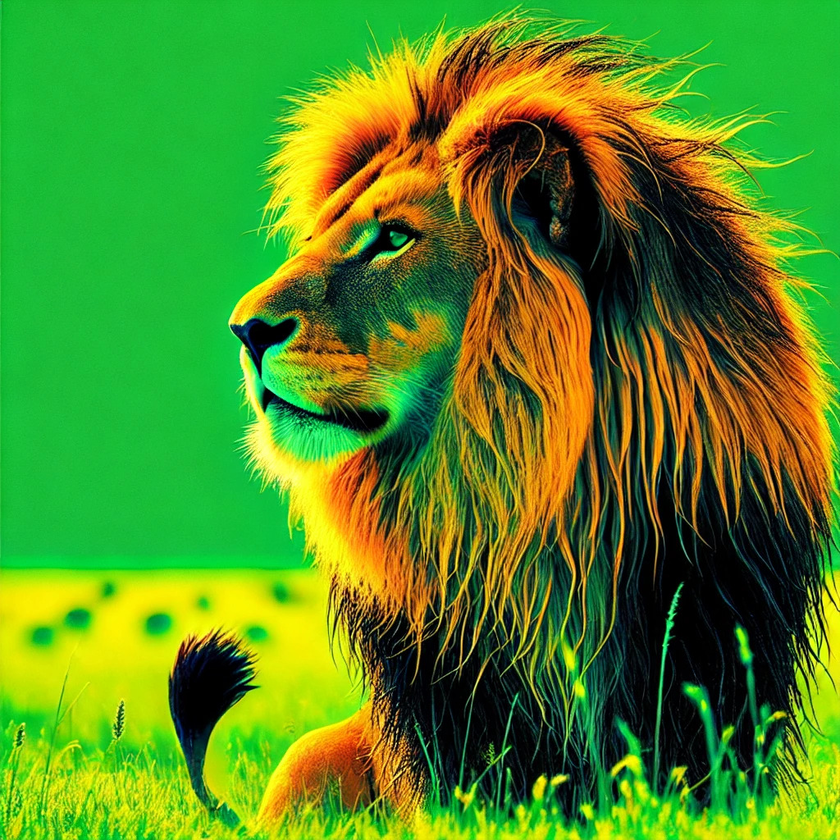
#> input picture leao2.png, 840 x 840 px, shrunk from 1024 x 1024 before the run, found by its file name
$ python segment_leao.py
#> lines starting #> are read from the running program, lines starting #| are printed output that depends on the picture
import cv2
import numpy as np
import matplotlib.pyplot as plt
from sklearn.cluster import KMeans

caminho = "pdi_tf/leao2.png"
imagem = cv2.imread(caminho)
#> imagem is the input picture: shape (840, 840, 3); mean B, G, R 32.8, 139.5, 84.3
imagem_rgb = cv2.cvtColor(imagem, cv2.COLOR_BGR2RGB)

# Transformar a imagem em uma matriz de pixels (para aplicar o k-means)
pixels = imagem_rgb.reshape((-1, 3))

# Aplicar k-means
k = 4
kmeans = KMeans(n_clusters=k, random_state=42)
kmeans.fit(pixels)

labels = kmeans.labels_
clusters = kmeans.cluster_centers_

# Selecionar a máscara do cluster 4 (foi a que melhor segmentou)
mascara_c4 = (labels == 3)

imagem_c4 = np.zeros_like(pixels)
imagem_c4[mascara_c4] = pixels[mascara_c4]
imagem_c4 = imagem_c4.reshape(imagem_rgb.shape)


plt.imshow(imagem_c4)
plt.axis("off")
plt.title("Cluster 4")
plt.show()
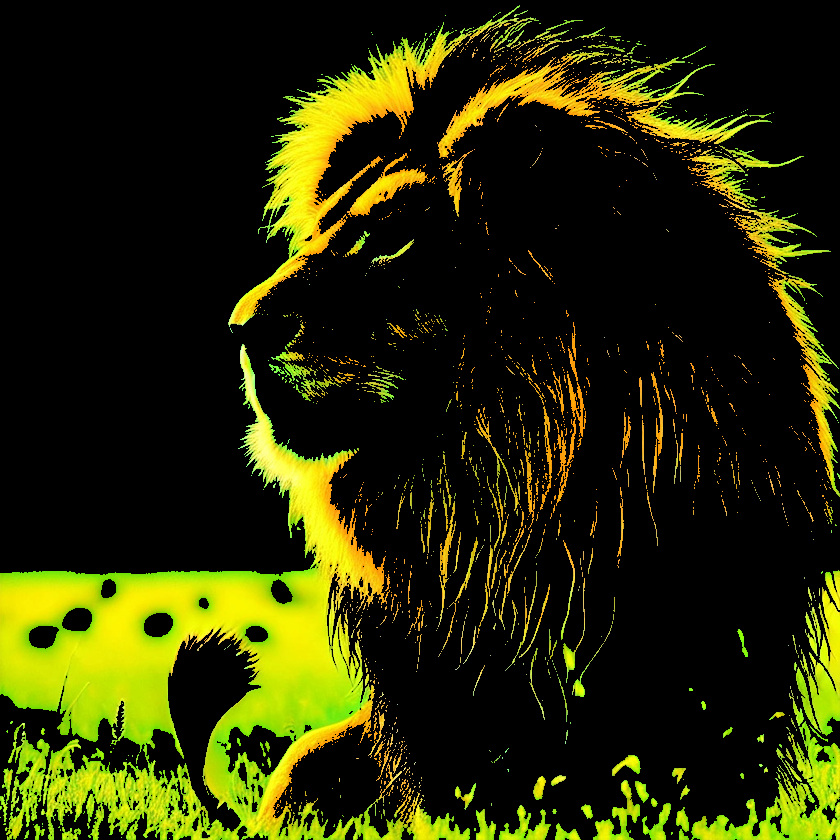
#> shown: shape (840, 840, 3); mean R, G, B 40.7, 43.5, 3.9

$ run again, with arara_azul.png copied over leao2.png
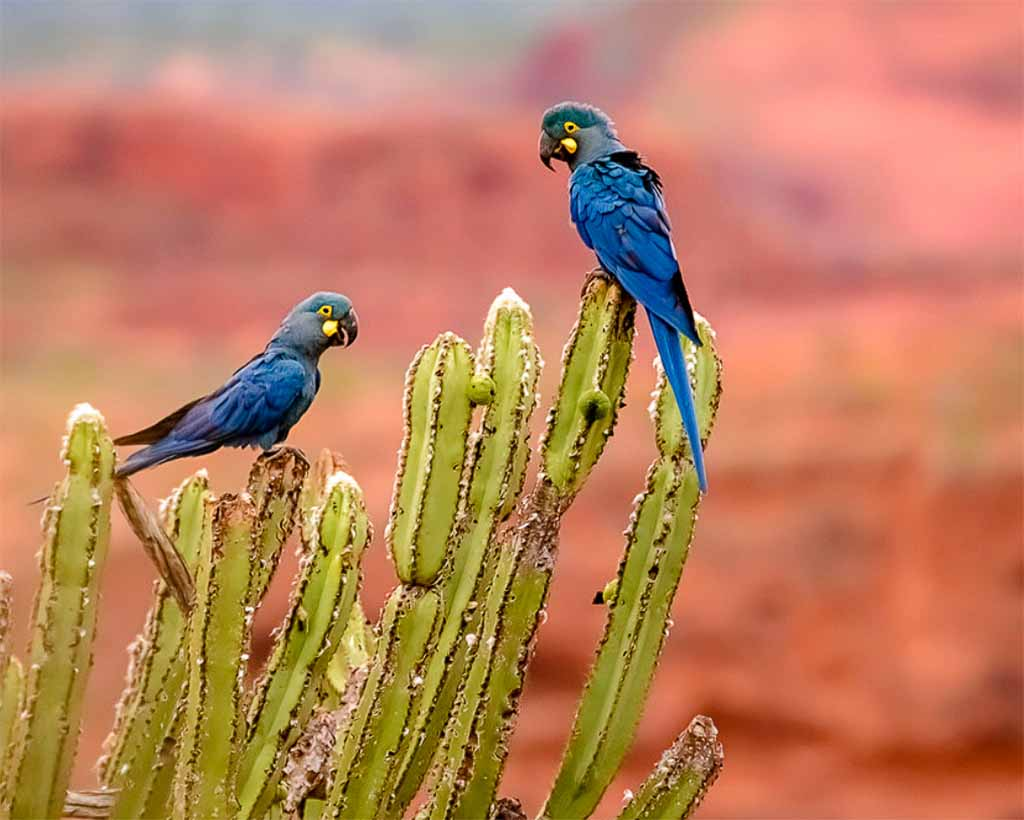
#> input picture arara_azul.png, 1024 x 820 px, found by its file name
#> imagem is the input picture: shape (820, 1024, 3); mean B, G, R 94.6, 128.3, 188.5
#> `plt.show()`:
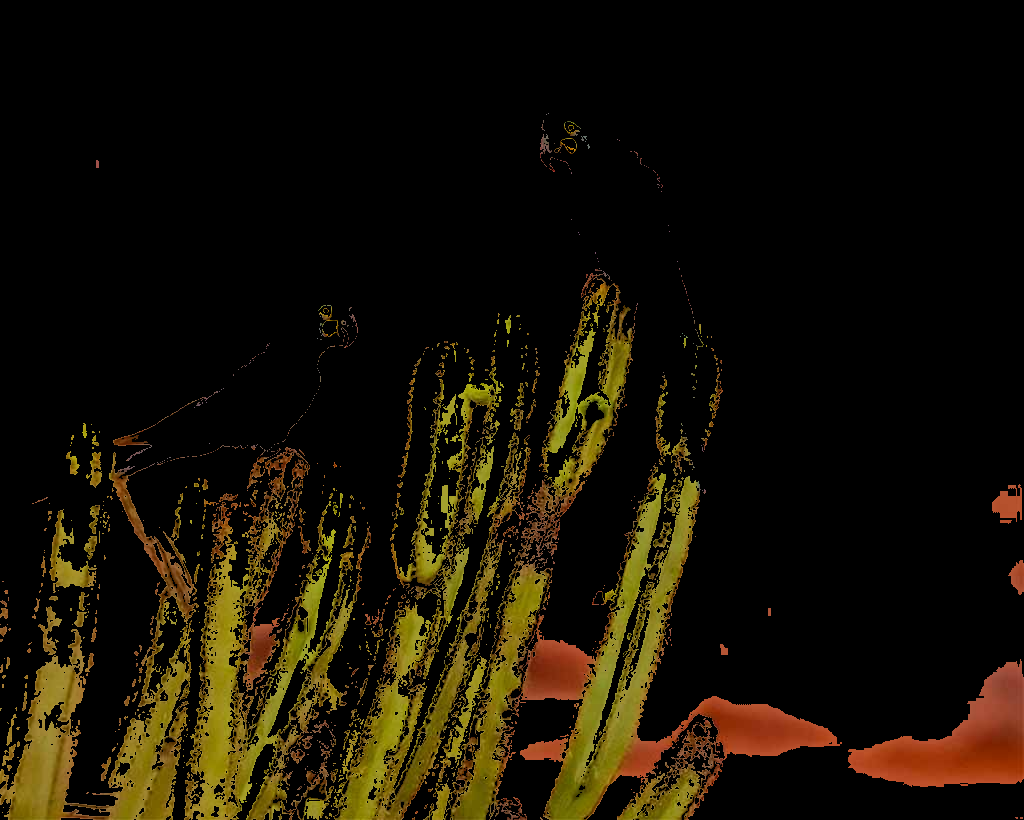
#> shown: shape (820, 1024, 3); mean R, G, B 23.3, 17.3, 4.5

$ run again, with leao.webp saved as leao2.png
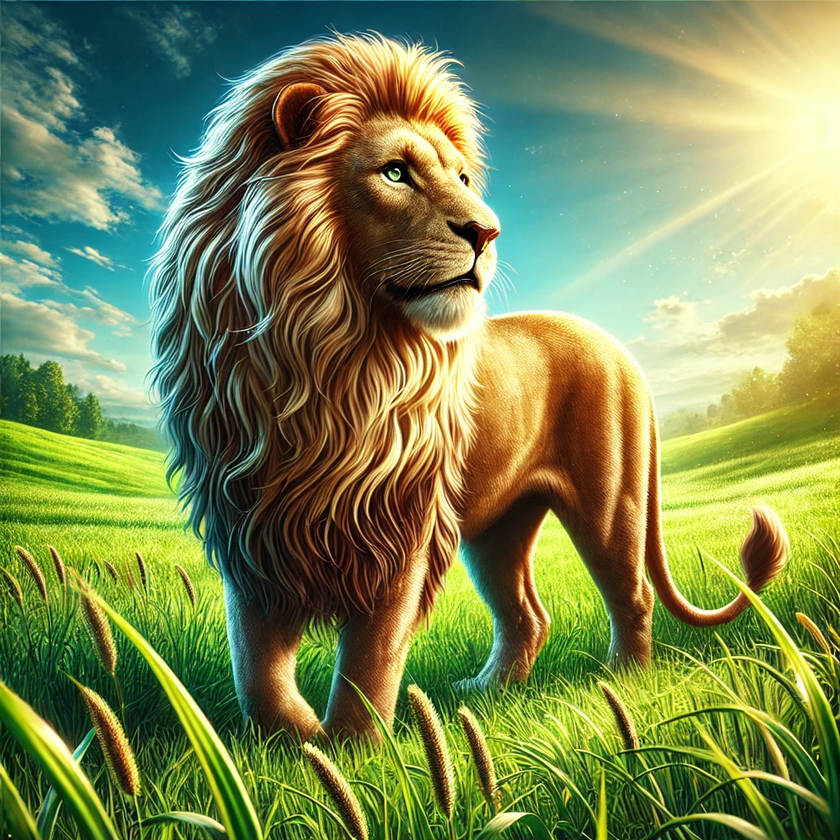
#> input picture leao.webp, 840 x 840 px, shrunk from 1024 x 1024 before the run, found by its file name
#> imagem is the input picture: shape (840, 840, 3); mean B, G, R 82.3, 137.2, 123.3
#> `plt.show()`:
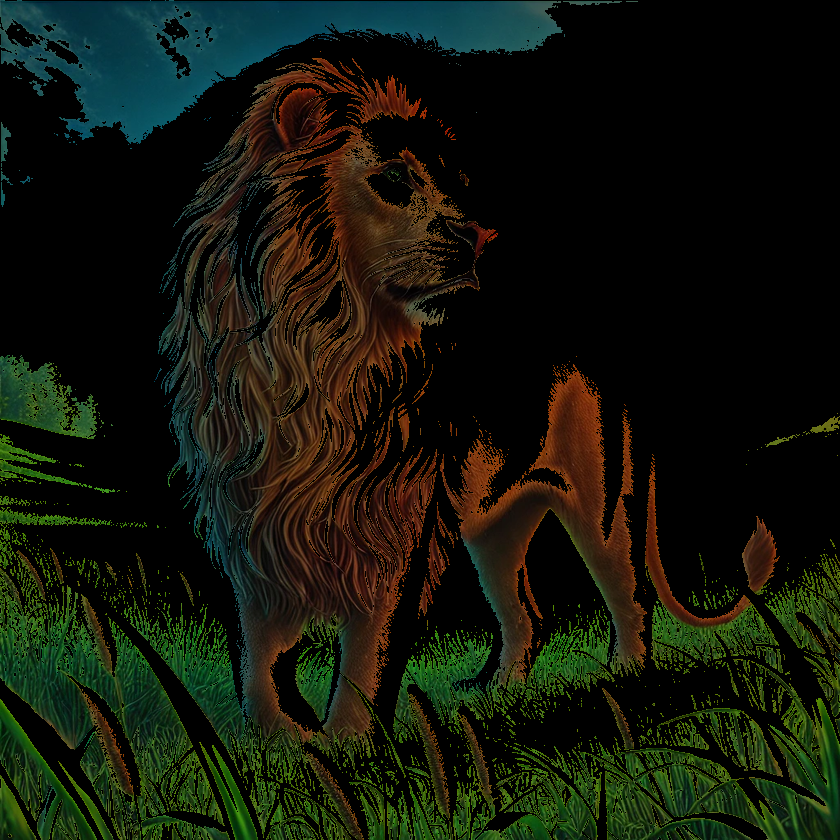
#> shown: shape (840, 840, 3); mean R, G, B 19.4, 23.2, 11.5

$ run again, with rinoceronte.jpg saved as leao2.png
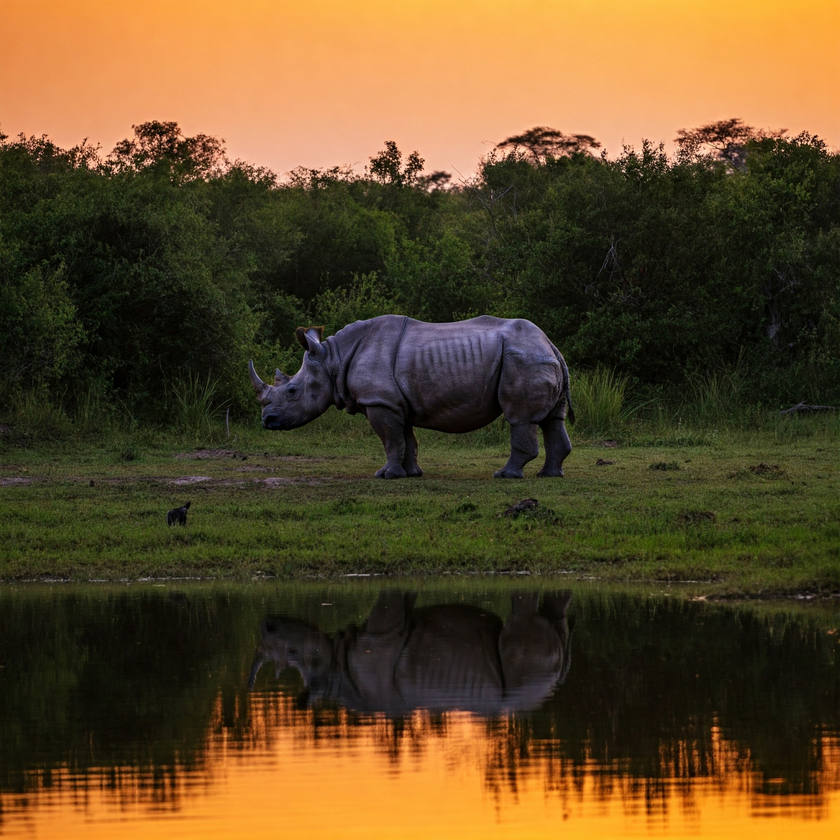
#> input picture rinoceronte.jpg, 840 x 840 px, shrunk from 2048 x 2048 before the run, found by its file name
#> imagem is the input picture: shape (840, 840, 3); mean B, G, R 39.7, 73.3, 95.6
#> `plt.show()`:
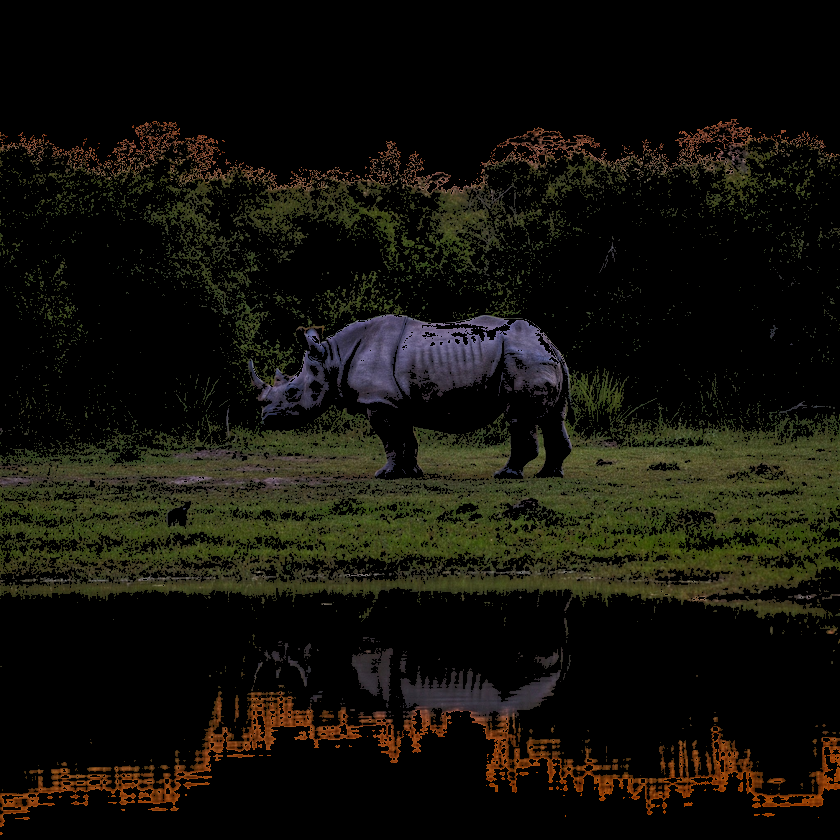
#> shown: shape (840, 840, 3); mean R, G, B 18.9, 17.4, 10.5
